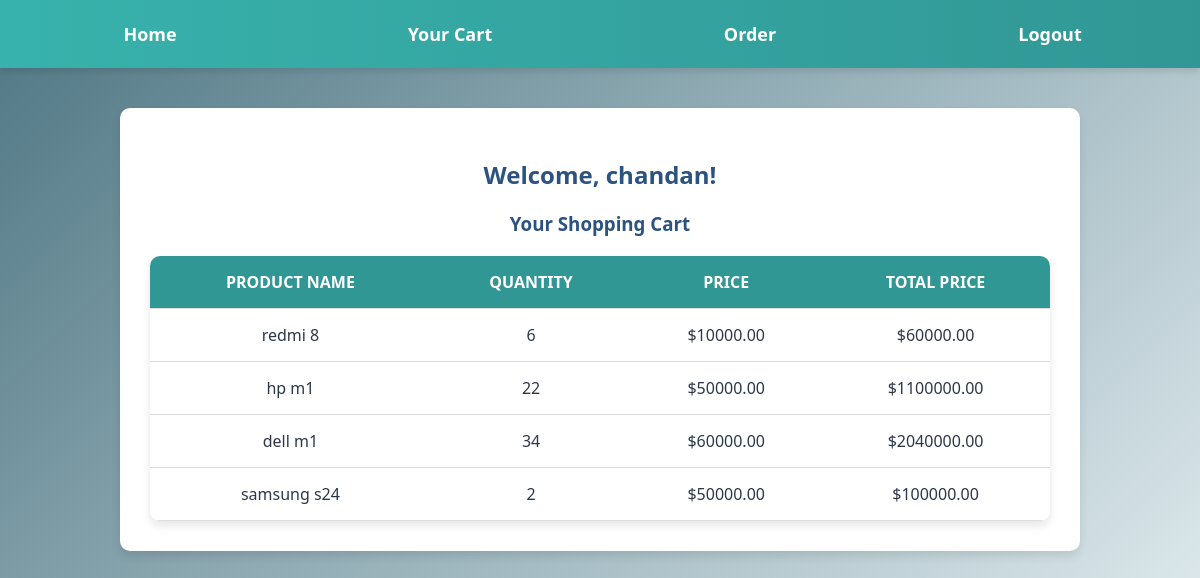
/order/cart-page/1/, run on an earlier commit of the app's database.
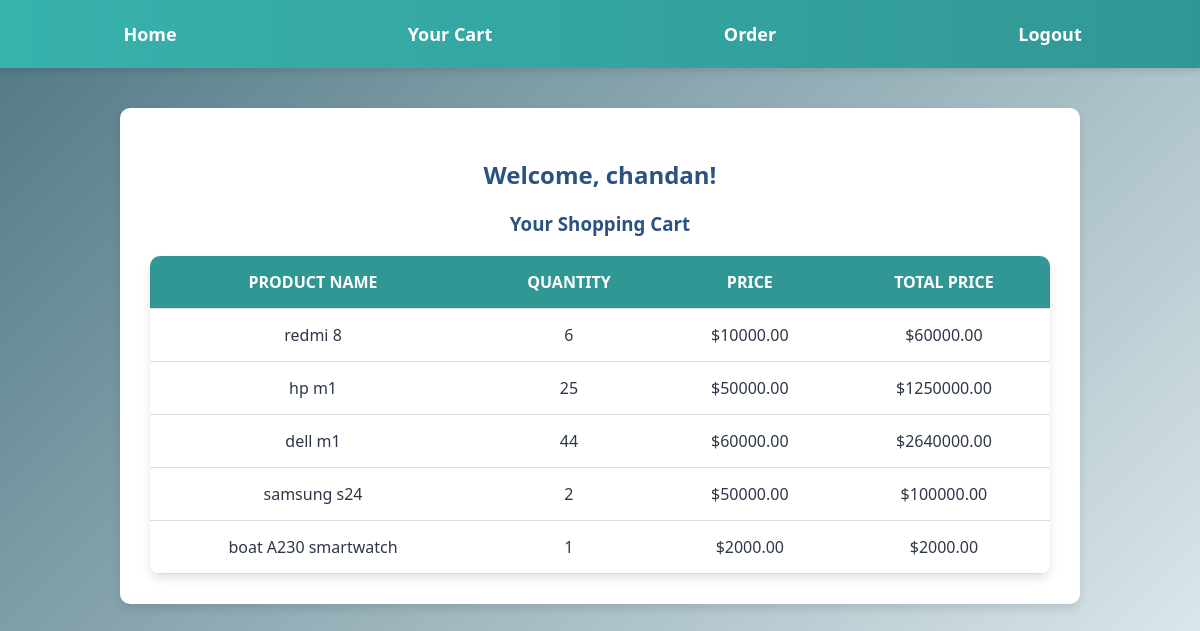
And on a later commit of the database.
### my_order/models.py (models this page shows, shortened)
class Cart(models.Model):
    user = models.ForeignKey(User, on_delete=models.CASCADE)
    product = models.ForeignKey(Product, on_delete=models.CASCADE)
    quantity = models.PositiveIntegerField(default=1)

### my_shop/models.py (models this page shows, shortened)
class Product(models.Model):
    name = models.CharField(max_length=100)
    description = models.TextField()
    price = models.DecimalField(max_digits=10, decimal_places=2)
    image = models.ImageField(upload_to='products/')
    category = models.ForeignKey(Category, on_delete=models.CASCADE)

### my_order/views.py (the view)
# urls.py: path('cart-page/<int:user_id>/', views.cart_page, name="cart_page"),
def cart_page(request, user_id):
    user = User.objects.get(id=user_id)
    cart_items = Cart.objects.filter(user_id=user_id)
    for item in cart_items:
        item.total_price = item.product.price * item.quantity
    return render(request, "cart_page.html", {
        'user': user,
        'cart_items': cart_items
    })

### my_order/templates/cart_page.html (shortened to what this page needs)
<!DOCTYPE html>
<html lang="en">
<head>
</head>
<body>
    {% include 'includes/navbar.html' %}
    <div class="container">
        <h2>Welcome, {{ user.username }}!</h2>
        <h3>Your Shopping Cart</h3>
        {% if cart_items %}
            <table>
                <thead>
                    <tr>
                        <th>Product Name</th>
                        <th>Quantity</th>
                        <th>Price</th>
                        <th>Total Price</th>
                    </tr>
                </thead>
                <tbody>
                    {% for item in cart_items %}
                        <tr>
                            <td data-label="Product">{{ item.product.name }}</td>
                            <td data-label="Quantity">{{ item.quantity }}</td>
                            <td data-label="Price">${{ item.product.price|floatformat:2 }}</td>
                            <td data-label="Total">${{ item.total_price }}</td>
                        </tr>
                    {% endfor %}
                </tbody>
            </table>
        {% else %}
            <p>Your cart is empty.</p>
        {% endif %}
    </div>
</body>
</html>

What changed in the data, as far as the page shows it:
changed Cart "hp m1": quantity "22" → "25"; total_price "1100000.00" → "1250000.00"
changed Cart "dell m1": quantity "34" → "44"; total_price "2040000.00" → "2640000.00"
added Cart: product.name "boat A230 smartwatch", quantity "1", product.price "2000.00", total_price "2000.00"
